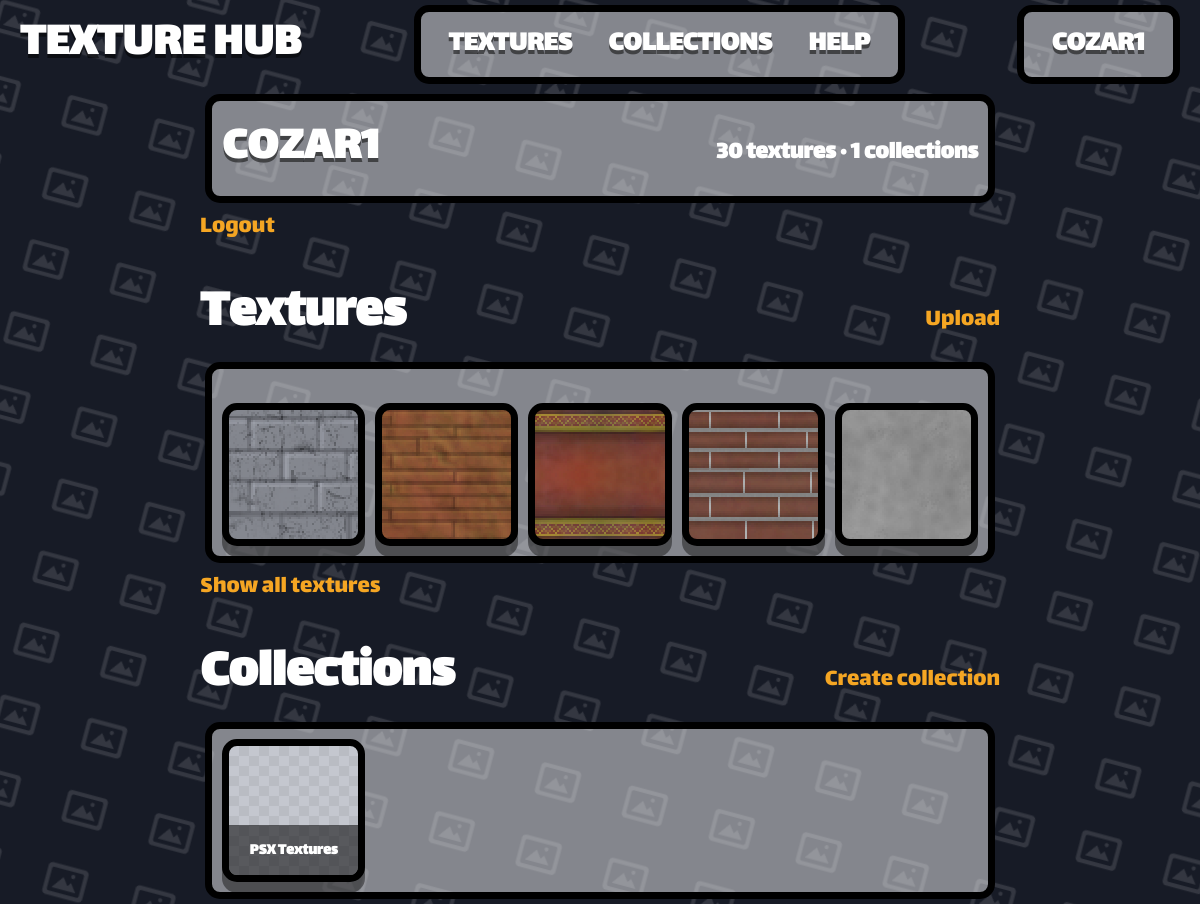
/user/cozar1 (signed in), run on the app's committed database.
### app.py (models this page shows)
class User(db.Model):
    __tablename__ = 'User'
    user_id = db.Column(db.Integer, primary_key=True)
    user_name = db.Column(db.String(80), unique=True, nullable=False)
    user_password = db.Column(db.String(120), nullable=False)
    user_rating = db.Column(db.Integer, default=0)

class Texture(db.Model):
    __tablename__ = 'Texture'
    texture_id = db.Column(db.Integer, primary_key=True)
    texture_name = db.Column(db.String(80), unique=True, nullable=False)
    texture_address = db.Column(db.String(120), nullable=False)
    texture_user_id = db.Column(db.Integer, default=0)
    texture_tags = db.Column(db.String(200), nullable=True)

class Collection(db.Model):
    __tablename__ = 'Collection'
    collection_id = db.Column(db.Integer, primary_key=True)
    collection_name = db.Column(db.String(80), unique=True, nullable=False)
    collection_user_id = db.Column(db.String(120), nullable=False)
    collection_rating = db.Column(db.Integer, default=0)

### app.py (the view)
@app.route('/user/<username>')
def user_profile(username):
    profile_user = User.query.filter_by(user_name=username).first()
    if profile_user is None:
        abort(404)
    textures = Texture.query.filter_by(texture_user_id=profile_user.user_id).all()
    collections = Collection.query.filter_by(collection_user_id = profile_user.user_id).all()
    return render_template(
        'user.html',
        user=get_current_user(),
        profile_user=profile_user,
        follower_count=367,
        joined_display='1/05/2026',
        texture_count_display='3,546',
        collection_count_display='742',
        texture_more_total=13357,
        collection_more_total=13357,
        textures=textures,
        collections=collections,
        owner = profile_user == get_current_user()
    )

### app.py (called while the page is built)
def get_current_user():
    user_id = session.get('user_id')
    if user_id is None:
        return None
    return User.query.get(user_id)

@app.template_filter('texture_url')
def texture_image_url(address):
    if not address:
        return DEFAULT_TEXTURE_URL
    addr = str(address).strip().replace('\\', '/')
    if addr.startswith('/static/images/'):
        rel = addr[len('/static/images/') :]
    elif addr.startswith('static/images/'):
        rel = addr[len('static/images/') :]
    else:
        rel = os.path.basename(addr)
    rel = os.path.basename(rel)
    if not rel or rel.startswith('.'):
        return DEFAULT_TEXTURE_URL
    full = os.path.join(STATIC_IMAGES_DIR, rel)
    if os.path.isfile(full):
        return f'/static/images/{rel}'
    return DEFAULT_TEXTURE_URL

### templates/user.html (shortened to what this page needs)
{% extends "template.html" %}
{% block content %}
<div>
    <div class="container">
        <div class="th-detail-title-row">
            <h1 class="th-detail-title">{{ profile_user.user_name }}</h1>
            <div class="th-detail-author">{{ textures|length }} textures · {{ collections|length }} collections</div>
        </div>
    </div>
        <a href="/logout" class="th-user-option" type="submit">Logout</a>
    <div class="th-textures-header" style="margin-top: 24px;">
        <h1>Textures</h1>
        <a class="th-user-option" href="/upload">Upload</a>
    </div>
    <div class="container">
    <div class="th-texture-grid" style="margin-top: 24px;">
        {% for item in textures[:5] %}
        {% include "texture_template.html" %}
        {% endfor %}
    </div>
    </div>
    <a class="th-user-option" href="/0?user={{ profile_user.user_name | urlencode }}">Show all textures</a>
    <div class="th-textures-header" style="margin-top: 24px;">
        <h1>Collections</h1>
        <a class="th-user-option" href="/create_collection">Create collection</a>
    </div>
    <div class="container">
    <div class="th-texture-grid">
        {% for item in collections[:5] %}
        {% include "collection_template.html" %}
        {% endfor %}
    </div>
    </div>
</div>
{% endblock %}

### templates/template.html (shortened to what this page needs)
<!DOCTYPE html>
<html lang="en">
<head>
    <link rel="stylesheet" href="https://cdnjs.cloudflare.com/ajax/libs/font-awesome/6.5.2/css/all.min.css">
    <link rel="stylesheet" href="/static/style.css">
</head>
<body class="th-body">
    {% if request.endpoint not in ('login', 'signup') %}
    <header class="th-navbar">
        <a href="/" class="th-brand">TEXTURE HUB</a>
        <div class="container">
            <ul class="th-nav-links">
                <li><a href="/0" class="th-nav-link {% if request.path == '/' %}is-active{% endif %}">TEXTURES</a></li>
                <li><a href="/1" class="th-nav-link {% if request.path == '/collections' %}is-active{% endif %}">COLLECTIONS</a></li>
                <li><a href="/1" class="th-nav-link {% if request.path == '/collections' %}is-active{% endif %}">HELP</a></li>
            </ul>
        </div>
        <div class="container">
            <ul class="th-nav-links">
                {% if user %}
                    <li><a class="th-nav-link" href="/user/{{ user.user_name }}">{{ user.user_name }}</a></li>
                {% else %}
                    <li><a href="/login" class="th-nav-link {% if request.path == '/' %}is-active{% endif %}">Login</a></li>
                {% endif %}
            </ul>
        </div>
    </header>
    {% endif %}
    <main class="th-page">
        {% block content %}
        {% endblock %}
    </main>
</body>
</html>

### templates/texture_template.html
<a href="/texture/{{ item.texture_id }}" class="item" style="background-image: url('{{ item.texture_address | texture_url }}'); background-size: cover; background-position: center; background-repeat: no-repeat;">
    <div class="item-thumb"></div>
</a>

### templates/collection_template.html
<a href="/collection/{{ item.collection_id }}" class="item">
    <div class="item-thumb"></div>
    <div class="item-name">{{ item.collection_name }}</div>
</a>

### data on the page
User: user_name "COZAR1"
Texture: texture_address|texture_url (picture)
Texture: texture_address|texture_url (picture)
Texture: texture_address|texture_url (picture)
Texture: texture_address|texture_url (picture)
Texture: texture_address|texture_url (picture)
Collection: collection_name "PSX Textures"

### other printed values
{{ textures|length }} "30"
{{ collections|length }} "1"
